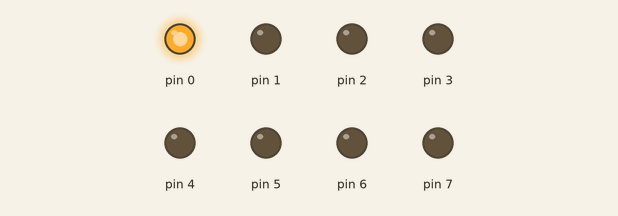
A sketch run on a simulated Arduino Uno, built with avr-gcc and run on an emulated ATmega328P. On the bench: output pins drawn as LEDs (lit = HIGH).

Above: at 0.12 s.
At 0.87 s:
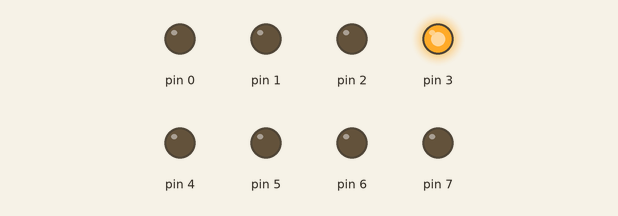
At 1.37 s:
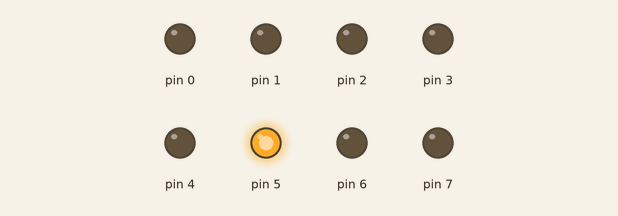
At 1.87 s:
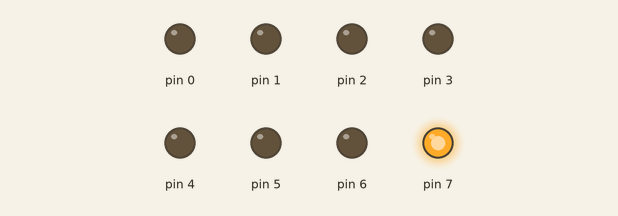
At 3.12 s:
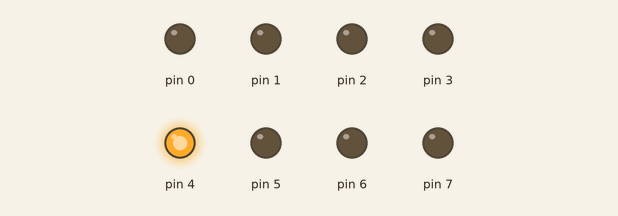
At 4.37 s:
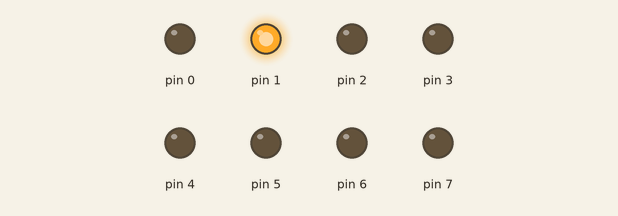
Timing chart, 0 to 4.7 s (numbered marks = the images above):
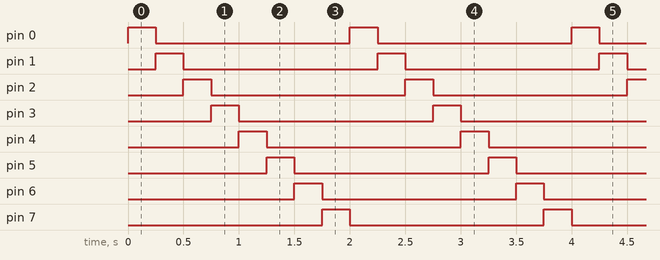

Measured:
- by itself, pin 0–7: alternates HIGH for 0.25 s and LOW for 1.8 s
- by itself, everything shown: repeats every 2.0 s, in 8 steps

The sketch:

sketch_oct10a.ino
```cpp
#include <avr/io.h>
#include <util/delay.h>

void setup()
{
  DDRD = 0xFF;
}

void loop()
{
  for (int i = 0; i < 8; i++)
  {
    PORTD = (1 << i);
    _delay_ms(250);
  }
}
```
